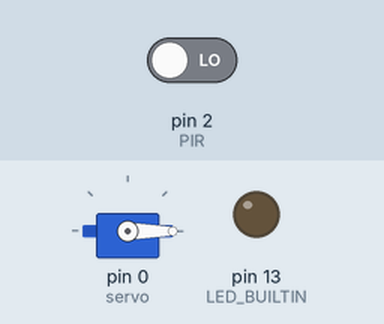
Simulated run of this sketch. Board: Arduino Uno, built with avr-gcc and run on an emulated ATmega328P. Shown: servo, output pins drawn as LEDs (lit = HIGH). Inputs (shaded band) come from the test bench; at power-on: pin 2 (PIR) LOW.

Above: at 0.1 s.
At 6.2 s:
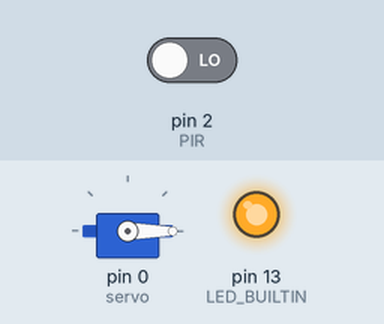
6.3 s: pin 2 (PIR) driven HIGH
At 6.9 s:
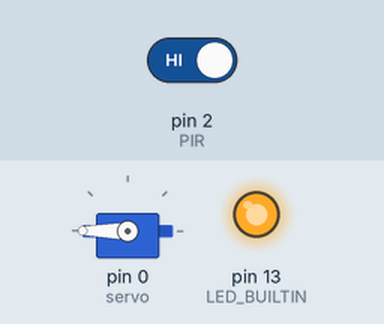
Timing chart, 0 to 9.3 s (numbered marks = the images above; inputs shaded):
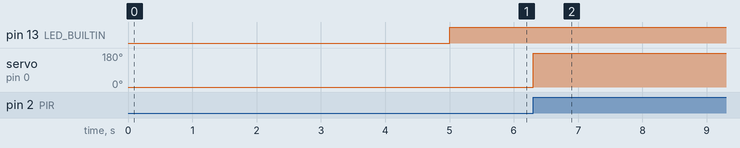

The sketch:

CatWalk2.ino
```cpp
#include <Servo.h>

Servo servo;

int const PIR = 2;

void setup() {
    pinMode(PIR, INPUT);
    pinMode(LED_BUILTIN, OUTPUT);
    servo.attach(0);
    servo.write(0);
    delay(5000);

}

void loop() {
    int valPIR = digitalRead(PIR);


    digitalWrite(LED_BUILTIN, HIGH);
    if(valPIR == HIGH){
        servo.write(180);
        delay(5000);
        servo.write(0);
    }
}
```

Measured:
- after the input at 6.3 s, servo on pin 0 (servo): 0° → 180° at once
